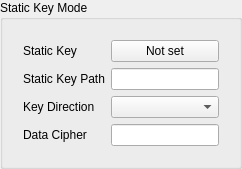
        <widget class="QGroupBox" name="static_key_box">
         <property name="title">
          <string>Static Key Mode</string>
         </property>
         <layout class="QVBoxLayout" name="static_key_box_layout">
          <item>
           <widget class="QWidget" name="static_key_box_form_w" native="true">
            <layout class="QFormLayout" name="static_key_box_form">
             <item row="0" column="0">
              <widget class="QLabel" name="static_key_l">
               <property name="toolTip">
                <string>&lt;html&gt;&lt;head/&gt;&lt;body&gt;&lt;p&gt;Static key content. Required in static_key mode. Conflicts with the static key path.&lt;/p&gt;&lt;/body&gt;&lt;/html&gt;</string>
               </property>
               <property name="text">
                <string>Static Key</string>
               </property>
               <property name="buddy">
                <cstring>static_key</cstring>
               </property>
              </widget>
             </item>
             <item row="0" column="1">
              <widget class="QPushButton" name="static_key">
               <property name="text">
                <string>Not set</string>
               </property>
              </widget>
             </item>
             <item row="1" column="0">
              <widget class="QLabel" name="static_key_path_l">
               <property name="toolTip">
                <string>&lt;html&gt;&lt;head/&gt;&lt;body&gt;&lt;p&gt;Conflicts with the inline static key.&lt;/p&gt;&lt;/body&gt;&lt;/html&gt;</string>
               </property>
               <property name="text">
                <string>Static Key Path</string>
               </property>
               <property name="buddy">
                <cstring>static_key_path</cstring>
               </property>
              </widget>
             </item>
             <item row="1" column="1">
              <widget class="QLineEdit" name="static_key_path"/>
             </item>
             <item row="2" column="0">
              <widget class="QLabel" name="key_direction_l">
               <property name="toolTip">
                <string>&lt;html&gt;&lt;head/&gt;&lt;body&gt;&lt;p&gt;Static key direction. The key is used bidirectionally when empty. Only available in static_key mode.&lt;/p&gt;&lt;/body&gt;&lt;/html&gt;</string>
               </property>
               <property name="text">
                <string>Key Direction</string>
               </property>
               <property name="buddy">
                <cstring>key_direction</cstring>
               </property>
              </widget>
             </item>
             <item row="2" column="1">
              <widget class="NoWheelComboBox" name="key_direction"/>
             </item>
             <item row="3" column="0">
              <widget class="QLabel" name="cipher_l">
               <property name="toolTip">
                <string>&lt;html&gt;&lt;head/&gt;&lt;body&gt;&lt;p&gt;Data channel cipher used in static_key mode. The upstream default BF-CBC is used when empty.&lt;/p&gt;&lt;/body&gt;&lt;/html&gt;</string>
               </property>
               <property name="text">
                <string>Data Cipher</string>
               </property>
               <property name="buddy">
                <cstring>cipher</cstring>
               </property>
              </widget>
             </item>
             <item row="3" column="1">
              <widget class="QLineEdit" name="cipher"/>
             </item>
            </layout>
           </widget>
          </item>
         </layout>
        </widget>
